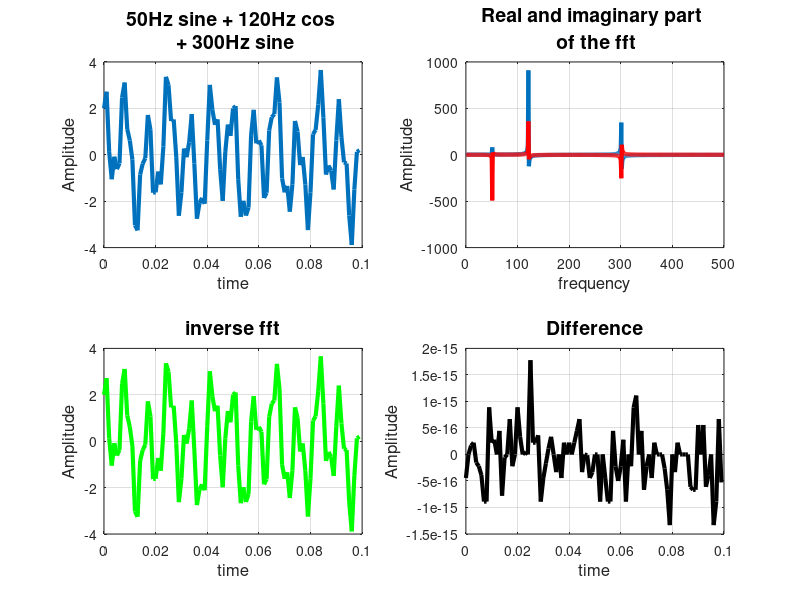
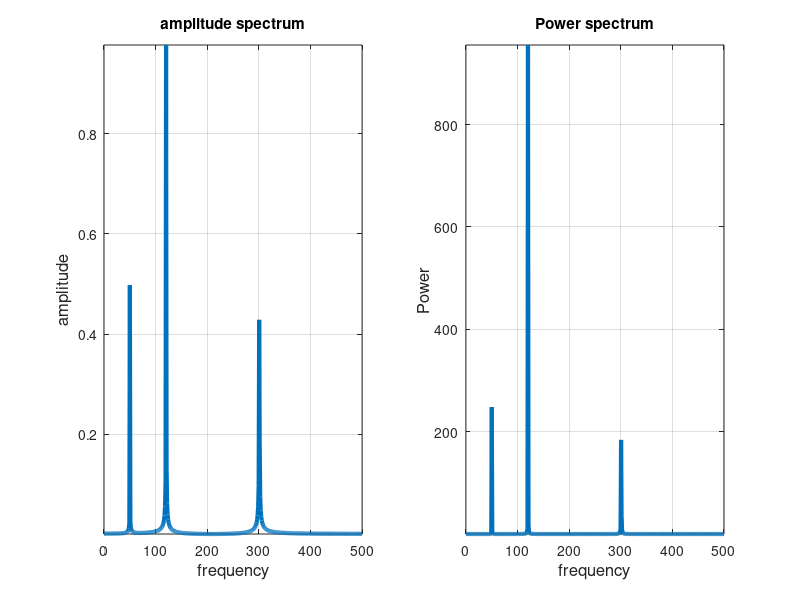

Write the MATLAB code that produced these figures, in order. (Note: this script raises an error after producing the figures.)
%% Generate a signal consisting of 3 sinusoids
% one at 50 Hz, one at 120 Hz with twice the amplitude and one at 300Hz.

% Time
sampling_rate = 1/1000; % 1KHz
t = (0:sampling_rate:1)';  
L = length(t) / 2;

% Signal
y = sin(2*pi*50*t) + 2*cos(2*pi*120*t) + sin(2*pi*300*t);
figure; subplot(2,2,1); plot(t(1:100),y(1:100),'LineWidth',3);
grid on; title(sprintf('50Hz sine + 120Hz cos \n + 300Hz sine'),'Fontsize',14);
xlabel('time','Fontsize',12); ylabel('Amplitude','Fontsize',12)

% decompose/reconstruct the signal
coef = fft(y);
subplot(2,2,2); plot(real(coef(1:L)),'LineWidth',3); hold on
plot(imag(coef(1:L)),'r','LineWidth',3); grid on; 
title(sprintf('Real and imaginary part \n of the fft'),'Fontsize',14);
xlabel('frequency','Fontsize',12); ylabel('Amplitude','Fontsize',12)

reconsty = ifft(coef);
subplot(2,2,3); plot(t(1:100),reconsty(1:100),'g','LineWidth',3);
grid on; title('inverse fft','Fontsize',14)
xlabel('time','Fontsize',12); ylabel('Amplitude','Fontsize',12)

diff = y - reconsty;
subplot(2,2,4); plot(t(1:100),diff(1:100),'k','LineWidth',3);
grid on; title('Difference','Fontsize',14)
xlabel('time','Fontsize',12); ylabel('Amplitude','Fontsize',12)

%% Amplitude spectrum

coef = fft(y) / length(t); % normalize by the number of time points
Nyquist_Limit = (1/sampling_rate)/2; % = 500Hz
x = linspace(0,1,length(t)/2)*Nyquist_Limit;
figure; subplot(1,2,1); 
plot(x,abs(coef(1:length(t)/2)),'LineWidth',3);
xlabel('frequency','Fontsize',12); ylabel('amplitude','Fontsize',12)
axis tight; grid on; title('Original Signal')

% imagine we recorded this signal at 200Hz
ys = downsample(y,5); 
Nyquist_Limit = ((1/sampling_rate)/5)/2; % = 100Hz
x = linspace(0,1,length(ys)/2)*Nyquist_Limit;
subplot(1,2,2); coef = fft(ys) / length(ys);
plot(x,abs(coef(1:length(ys)/2)),'LineWidth',3);
xlabel('frequency','Fontsize',12); ylabel('amplitude','Fontsize',12)
axis tight; grid on; title('Sampled at 200Hz')

%% Power

% recompute on the original signal
coef = fft(y) / length(t);
Nyquist_Limit = (1/sampling_rate)/2; % = 500Hz
x = linspace(0,1,L)*Nyquist_Limit;
subplot(1,2,1); plot(x,abs(coef(1:L)),'LineWidth',3);
xlabel('frequency','Fontsize',12); ylabel('amplitude','Fontsize',12)
axis tight; grid on; title('amplitude spectrum')
% get the power
coef = fft(y);
P = coef(1:L).*conj(coef(1:L))/ length(t);
subplot(1,2,2); plot(x,P,'LineWidth',3);
xlabel('frequency','Fontsize',12); ylabel('Power','Fontsize',12)
axis tight; grid on; title('Power spectrum')

%% Average power
hp = spectrum.periodogram('hamming');  % Create periodogram object
hpopts = psdopts(hp,x); % Create options object 
set(hpopts,'Fs',sampling_rate,'SpectrumType','twosided','centerdc',true); % set properties
msspectrum(hp,y,hpopts); % does the same as above automatically

hpsd = psd(hp,y,hpopts); % measures power per unit of frequency
figure; plot(hpsd);

power_freqdomain = avgpower(hpsd);
power_timedomain = sum(abs(y).^2)/length(y);

%% Phase
figure; subplot(1,2,1);
%y = sin(2*pi*50*t) + 2*cos(2*pi*120*t) + sin(2*pi*300*t);
y1 = sin(2*pi*50*t);
y2 = 2*cos(2*pi*120*t);
y3 = sin(2*pi*300*t);
plot(t(1:60),y1(1:60),'LineWidth',3); hold on
plot(t(1:60),y3(1:60),'g','LineWidth',3);
plot(t(1:60),y2(1:60),'r','LineWidth',3); 
grid on; title('Original data','Fontsize',14);
xlabel('time','Fontsize',12); ylabel('Amplitude','Fontsize',12)

theta = atan(imag(coef)./real(coef)); 
subplot(1,2,2); plot(x(1:60),theta(1:60)./(pi/180),'LineWidth',3);
grid on; title('Phase','Fontsize',14); axis tight
xlabel('time','Fontsize',12); ylabel('Phase in degree','Fontsize',12)

% signal processing as a function to do just that
phi = unwrap(angle(coef));  % Phase
figure;plot(x(1:60),phi(1:60)./(pi/180));

%% coherence

[C13,F13] = mscohere(y1,y3,hanning(round(L)),round(L/2),round(L),1/sampling_rate);
figure; plot(F13,C13,'r','LineWidth',3); 
title('Coherence at each frequencies','Fontsize',14); axis tight
xlabel('frequencies','Fontsize',12); ylabel('Coherence','Fontsize',12)
[C12,F12] = mscohere(y1,y2,hanning(round(L)),round(L/2),round(L),1/sampling_rate);
hold on; plot(F12,C12,'LineWidth',3); grid on

%% Time - frequency analysis
clear all
[data,sampling_rate]=wavread('song1.wav');
t = [1:length(data)];
L = length(t) / 2;
 
% Signal
figure; subplot(2,2,1); plot(data,'LineWidth',3);
grid on; title(sprintf('bird song'),'Fontsize',14);
xlabel('time','Fontsize',12); ylabel('Amplitude','Fontsize',12); axis tight
 
% what if we do an fft
coef = fft(data);
P = coef(1:L).*conj(coef(1:L))/ length(t);
Nyquist_Limit = (1/sampling_rate)/2; 
x = linspace(0,1,length(t)/2)*Nyquist_Limit;
subplot(2,2,2); plot(x,P,'LineWidth',3);
xlabel('frequency','Fontsize',12); ylabel('Power','Fontsize',12); axis tight
axis tight; grid on; title('Power spectrum')
 
[S,F,T,P]=spectrogram(data,256,[],[],sampling_rate);
subplot(2,2,4); mesh(abs(P)); 
xlabel('Time (Seconds)'); ylabel('Hz'); zlabel('power')
title('Power Spectral density'); 
set(gca,'YTick',F(1:20:end)); set(gca,'XTick',T(1:300:end))

% time-frequency decomposition
subplot(2,2,3); spectrogram(data,256,[],[],sampling_rate,'yaxis')
title('Spectrogram'); set(gca,'YTick',F(1:20:end)); set(gca,'XTick',T(1:300:end))

% we can also look at the effect of windowing
figure; subplot(4,1,1); w = rectwin(256); % rectangle
spectrogram(data,w,[],[],sampling_rate,'yaxis'); title('rectangular window')

subplot(4,1,2); w = bartlett(256); % like a triangle
spectrogram(data,w,[],[],sampling_rate,'yaxis'); title('bartlett window')

subplot(4,1,3); w = gaussian(256); % gaussian
spectrogram(data,w,[],[],sampling_rate,'yaxis'); title('gaussian window')

subplot(4,1,4); w = hamming(256); % like gaussian - default
spectrogram(data,w,[],[],sampling_rate,'yaxis'); title('hamming window')

% we can also illustrate the time/frequency trade-off
% if we use long windows we can see well low-frequencies
figure
windows = [256, 2048, 8192];
for w=1:3
    subplot(1,3,w); spectrogram(data,windows(w),[],[],sampling_rate,'yaxis')
    title(['Spectrogram with ' num2str((windows(w)/sampling_rate)*1000) 'ms window'])
    [S,F,T,P]=spectrogram(data,256,[],[],sampling_rate);
    set(gca,'YTick',F(1:20:end)); set(gca,'XTick',T(1:300:end))
end

